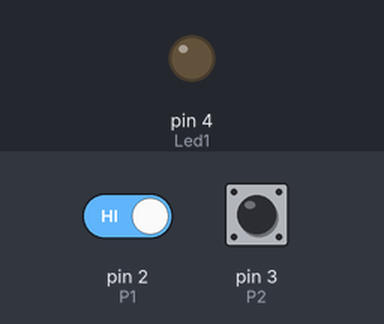
A sketch run on a simulated Arduino Uno, built with avr-gcc and run on an emulated ATmega328P. Shown: output pins drawn as LEDs (lit = HIGH). The test bench sets the inputs (shaded band); at power-on: pin 2 (P1) HIGH, pin 3 (P2) HIGH.

Above: at 1.2 s.
1.3 s: pin 2 (P1) driven LOW
At 1.6 s:
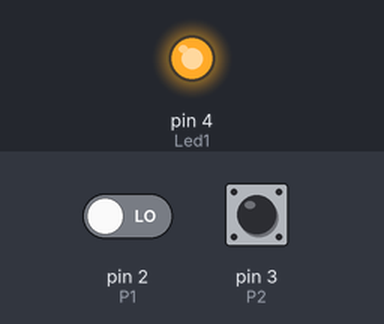
2.8 s: pin 2 (P1) driven HIGH
At 4.0 s:
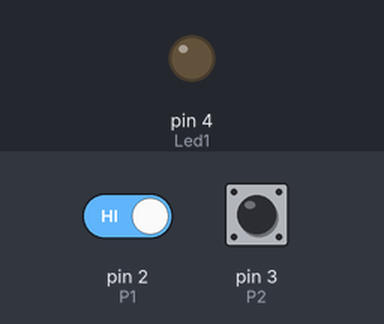
Timing chart, 0 to 5.8 s (numbered marks = the images above; inputs shaded):
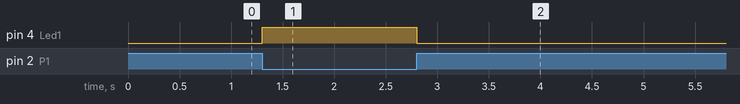

Measured:
- after the input at 1.3 s, pin 4 (Led1): LOW → HIGH at once
- after the input at 2.8 s, pin 4 (Led1): HIGH → LOW at once

The sketch:

Bouteille.ino
```cpp
#define Led1 4 // actif a 1
#define Led1On digitalWrite(Led1, HIGH)
#define Led1Off digitalWrite(Led1, LOW)
#define P1 2
#define Pous1On (digitalRead (P1)==0)//actif a 0V
#define Pous1Off (digitalRead (P1)==1)//actif a 5V
#define P2 3
#define Pous2On (digitalRead (P2)==0)//actif a 0V
#define Pous2Off (digitalRead (P2)==1)//actif a 5V
void setup(){
  pinMode (Led1, OUTPUT);
  pinMode (P1, INPUT);
  pinMode (P2, INPUT);
  }
int av1=Pous1On;
int v1;
int av2=Pous2On;
int v2;
int nbi;
int nbim;
int db(100); //durée de la boucle en ms
int tr; //temps de remplissage
void loop() {
  // détection flanc montant de P1
  v1=Pous1On;
  v2=Pous2On;
  if (!av1 && v1) {av1=v1; Led1On; nbi=0;}
  if (av1 && !v1) {av1=v1; Led1Off; nbim=nbi;}
  ++nbi;
  if (!av2 && v2) {Led1On; delay (tr); Led1Off;}
  av2=v2;
  delay (db);
  tr=db*nbim;
  }
```
